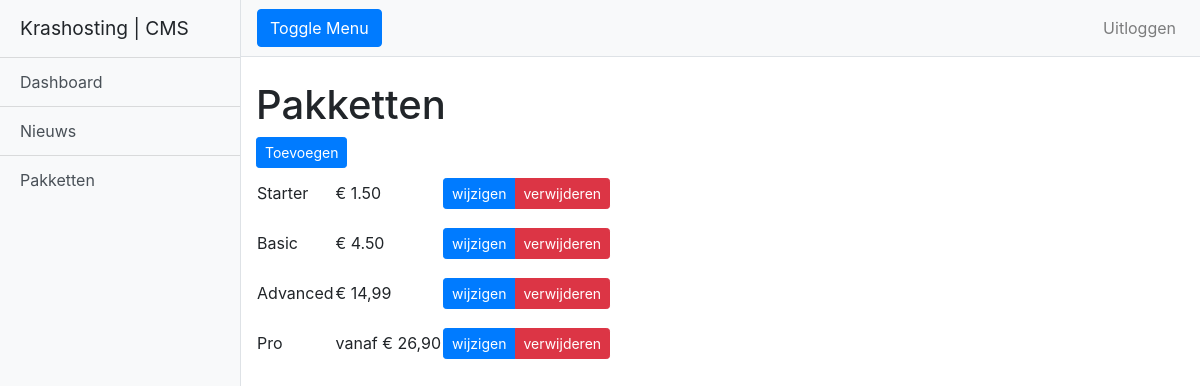
The page /projectkras_cms/cms/pakketten.php (signed in) on the database its author committed.
### tables this page shows
CREATE TABLE `pakketten` (
  `id` int(5) NOT NULL,
  `naam` varchar(255) NOT NULL,
  `prijs` varchar(255) NOT NULL,
  `inhoud` varchar(255) NOT NULL
);

### projectkras_cms/cms/class/pakketten.class.php (the view, shortened to what this page needs)
<?php
class Pakketten {
    public function getPakketten($isAdmin) {
        global $mysql;
        $query      = "SELECT * FROM pakketten";
        $result     = $mysql->query($query);
        $content    = "<table class='table-pakketten'>";
        while($row = $result->fetch_assoc()) {
            $content .= "<tr>";
            $content .= "<td height='50px'>";
            $content .= htmlspecialchars($row['naam']) ;
            $content .="</td>";
            $content .= "<td>";
            $content .= htmlspecialchars($row['prijs']) ;
            $content .="</td>";
            if($isAdmin === true) {
                $content .= "<td>";
                $content .= "<div class='btn-group' role='group'><a class='btn btn-primary btn-sm' role='button' href='pakketten_bewerken.php?id=". $row['id'] ."'>wijzigen</a>";
                $content .= "<a class='btn btn-danger btn-sm' role='button'  href='pakketten_verwijderen.php?id=". $row['id'] ."'>verwijderen</a></div>";
                $content .="</td>";
            }
            $content .= "</tr>";
        }
        $content .= "</table>";
        return $content;
    }
}
?>

### projectkras_cms/cms/assets/css/simple-sidebar.css (style rules this page uses)
body { overflow-x: hidden; }

### rows shown on the page
pakketten: value "Starter € 1.50"
pakketten: value "Basic € 4.50"
pakketten: value "Advanced € 14,99"
pakketten: value "Pro vanaf € 26,90"
